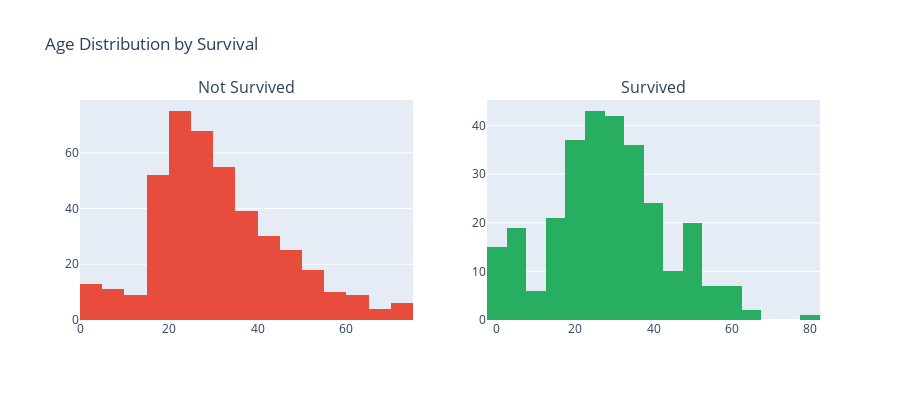

Notebook code for this chart:
### Code cell
# Age distribution by survival
fig = make_subplots(rows=1, cols=2, subplot_titles=['Not Survived', 'Survived'])

for survived, col in [(0, 1), (1, 2)]:
    fig.add_trace(
        go.Histogram(
            x=train_df[train_df['Survived'] == survived]['Age'].dropna(),
            nbinsx=30, 
            name=f'Survived: {survived}',
            marker_color='#e74c3c' if survived == 0 else '#27ae60'
        ),
        row=1, col=col
    )

fig.update_layout(title_text="Age Distribution by Survival", height=400, showlegend=False)
fig.show()

### Figure 1 — Plotly figure (JSON) as saved in the notebook; plotly's stock layout.template omitted (floating-point values rounded to 4 significant figures; data arrays with more than 128 entries replaced by an {"elided": "..."} marker saying what was removed)
{"data": [{"marker": {"color": "#e74c3c"}, "name": "Survived: 0", "nbinsx": 30, "type": "histogram", "x": {"elided": "424 float values"}, "xaxis": "x", "yaxis": "y"}, {"marker": {"color": "#27ae60"}, "name": "Survived: 1", "nbinsx": 30, "type": "histogram", "x": {"elided": "290 float values"}, "xaxis": "x2", "yaxis": "y2"}], "layout": {"annotations": [{"font": {"size": 16}, "showarrow": false, "text": "Not Survived", "x": 0.225, "xanchor": "center", "xref": "paper", "y": 1.0, "yanchor": "bottom", "yref": "paper"}, {"font": {"size": 16}, "showarrow": false, "text": "Survived", "x": 0.775, "xanchor": "center", "xref": "paper", "y": 1.0, "yanchor": "bottom", "yref": "paper"}], "height": 400, "showlegend": false, "title": {"text": "Age Distribution by Survival"}, "xaxis": {"anchor": "y", "domain": [0.0, 0.45]}, "xaxis2": {"anchor": "y2", "domain": [0.55, 1.0]}, "yaxis": {"anchor": "x", "domain": [0.0, 1.0]}, "yaxis2": {"anchor": "x2", "domain": [0.0, 1.0]}}}
